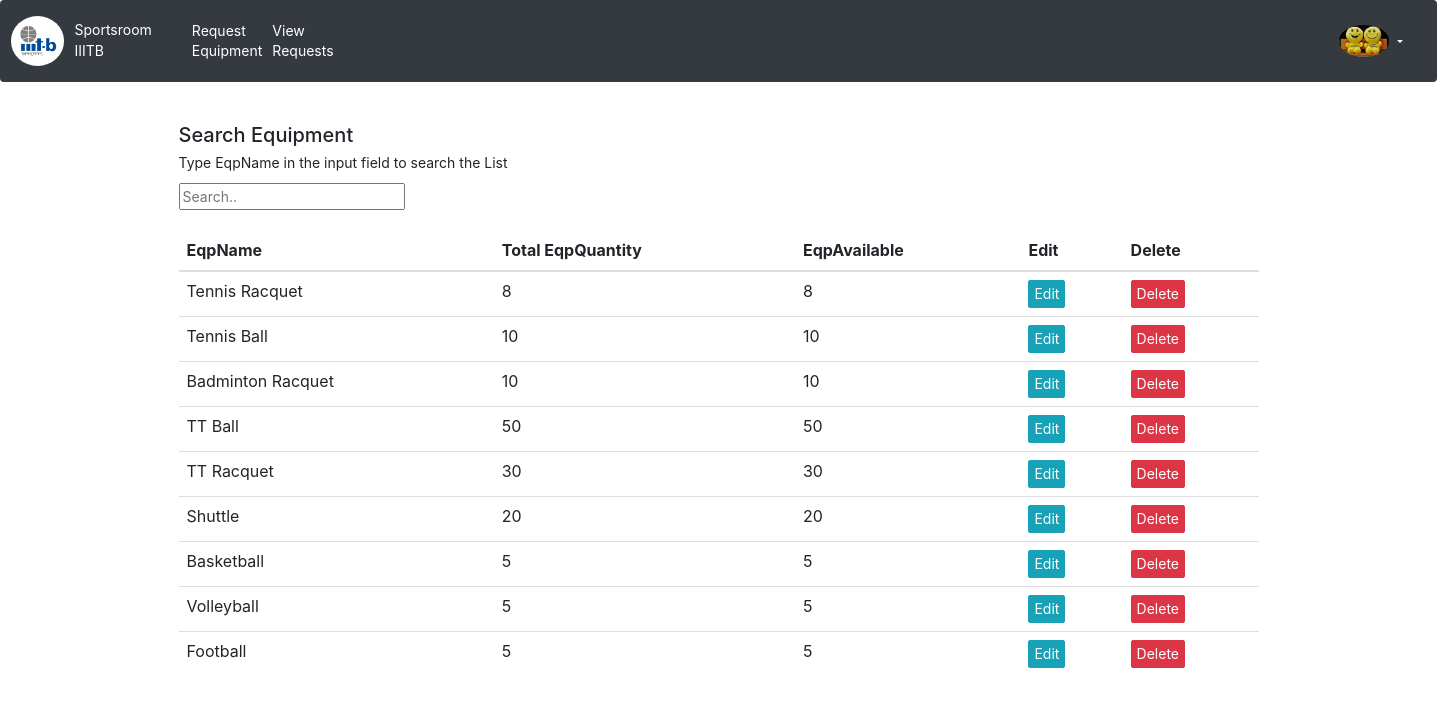
The page /sportsEquipment/viewEquipList/ (signed in) on the database as committed earlier.
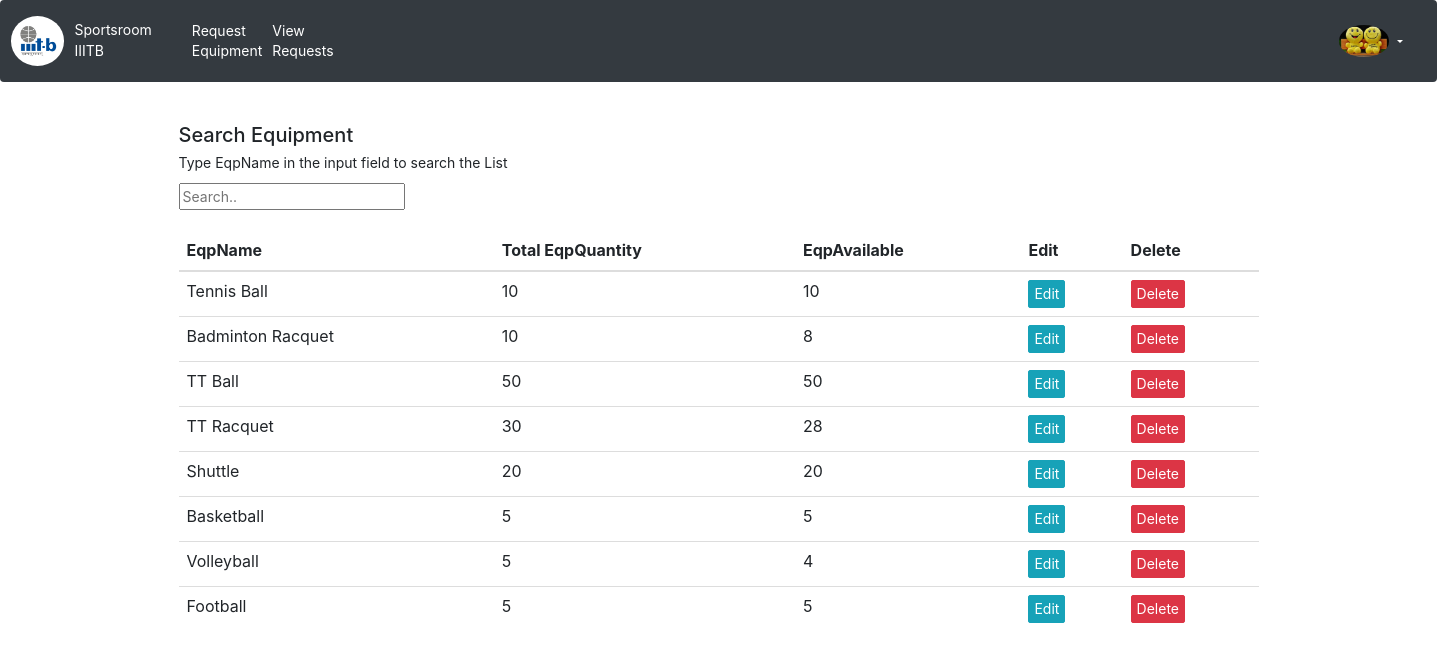
The same page on the database as committed later.
### sportsEquipment/models.py (models this page shows)
class Equipments(models.Model):
    eqpId       = models.AutoField(primary_key=True)
    eqpName     = models.CharField(max_length=50)
    eqpQuantity = models.IntegerField(validators=[MinValueValidator(1)])
    eqpQuantityTaken = models.IntegerField(default=0,validators=[MaxValueValidator(eqpQuantity)])
    def __str__(self):
        return str(self.eqpId)+"@"+self.eqpName+"_"+str(self.eqpQuantity)

### sportsEquipment/views.py (the view)
# urls.py: path(r'viewEquipList/',views.viewInventory,name='viewEquipList'),
@login_required
def viewInventory(request):
    userProfile = UserProfileInfo.objects.get(user=request.user)
    context = list(Equipments.objects.order_by('-eqpId'))
    for req in context:
        req.eqpQuantityTaken = req.eqpQuantity - req.eqpQuantityTaken
    print(context)
    return render(request, 'AdminUser/viewEquipList.html', {'context': context,'userProfile': userProfile});

### templates/AdminUser/viewEquipList.html (shortened to what this page needs)
{% extends 'MasterLayout/baseLayout.html' %}
{% block rightbar %}
              <div class ="profImg">
                    <img  src="/media/{{ userProfile.profile_pic }}" style="width:50px" alt="{{ user }}"/>
                    {% if user.is_authenticated %}
                    </div>
                    <div class="dropdown">
                      {% else %}
                    <a class="nav-link" href="{% url 'login:user_login' %}">Login</a>
                      {% endif %}
                    <button class="btn dropdown-toggle" type="button" data-toggle="dropdown" style="color: white"></button>
</div>
            {%  endblock%}
{% block body %}
  <div class="container" style="font-size: 14px">
    <br>
    <h2>Search Equipment</h2>
    <p>Type EqpName in the input field to search the List</p>
    <input id="myInput" type="text" placeholder="Search..">
    <br><br>
    <table class="table table-hover">
    <thead>
      <tr>
        <th>EqpName</th>
        <th>Total EqpQuantity</th>
        <th>EqpAvailable</th>
        <th>Edit</th>
        <th>Delete</th>
      </tr>
    </thead>
    <tbody id="myTable">
      {% for request in context %}
      <tr>
        <td>{{ request.eqpName }}</td>
        <td>{{ request.eqpQuantity }} </td>
        <td>{{ request.eqpQuantityTaken }}</td>
        <td><a href="{% url 'sportsEquipment:editEquipList' request.eqpId %}" class="btn btn-info btn-sm" role="button" style="font-size: 14px">Edit</a></td>
        <td><a href="{% url 'sportsEquipment:deleteEqp' request.eqpId %}" class="btn btn-danger btn-sm" role="button" style="font-size: 14px">Delete</a></td>
      </tr>
      {% endfor %}
    </tbody>
  </table>
  </div>
{% endblock %}

Rows that differ between the two databases and show on the page:
removed Equipments: eqpName "Tennis Racquet", eqpQuantity "8", eqpQuantityTaken "8"
changed Equipments "Badminton Racquet": eqpQuantityTaken "10" → "8"
changed Equipments "TT Racquet": eqpQuantityTaken "30" → "28"
changed Equipments "Volleyball": eqpQuantityTaken "5" → "4"
